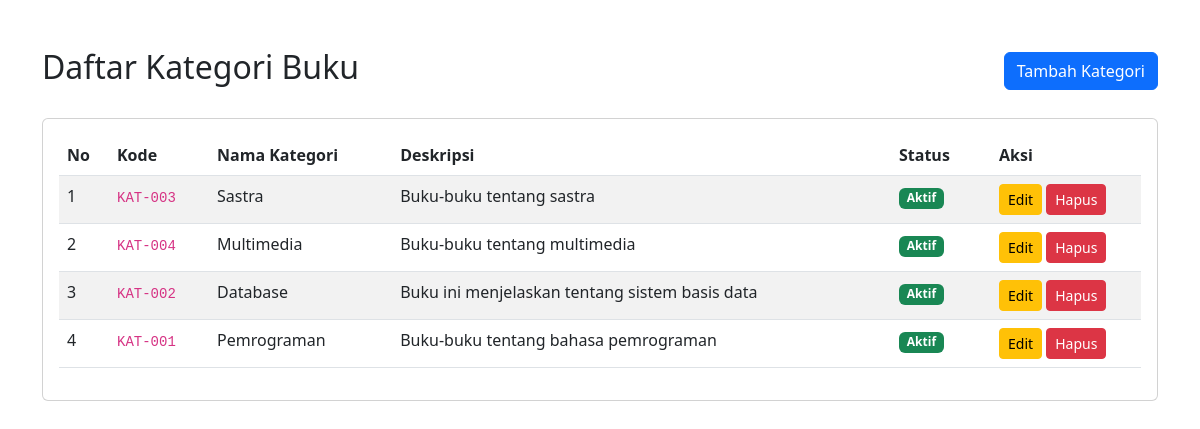
The page / on the database its author committed.
### tables this page shows
CREATE TABLE `kategori` (
  `id_kategori` int NOT NULL,
  `kode_kategori` varchar(10) NOT NULL,
  `nama_kategori` varchar(50) NOT NULL,
  `deskripsi` text,
  `status` enum('Aktif','Nonaktif') DEFAULT 'Aktif',
  `created_at` timestamp NULL DEFAULT CURRENT_TIMESTAMP
);

### index.php (the view, shortened to what this page needs)
<!DOCTYPE html>
<html lang="id">
<head>
    <link href="https://cdn.jsdelivr.net/npm/bootstrap@5.3.0/dist/css/bootstrap.min.css" rel="stylesheet">
</head>
<body>
    <?php
    require_once 'config/database.php';
    $sql = "SELECT * FROM kategori ORDER BY id_kategori DESC";
    $stmt = $conn->prepare($sql);
    $stmt->execute();
    $result = $stmt->get_result();
    ?>
    <div class="container mt-5">
        <div class="d-flex justify-content-between align-items-center mb-4">
            <h2>Daftar Kategori Buku</h2>
            <a href="create.php" class="btn btn-primary">Tambah Kategori</a>
        </div>
        <div class="card">
            <div class="card-body">
                <table class="table table-striped">
                    <thead>
                        <tr>
                            <th width="50">No</th>
                            <th width="100">Kode</th>
                            <th>Nama Kategori</th>
                            <th>Deskripsi</th>
                            <th width="100">Status</th>
                            <th width="150">Aksi</th>
                        </tr>
                    </thead>
                    <tbody>
                        <?php
                        $no = 1;
                        while ($row = $result->fetch_assoc()):
                        ?>
                        <tr>
                            <td><?php echo $no++; ?></td>
                            <td><code><?php echo htmlspecialchars($row['kode_kategori']); ?></code></td>
                            <td><?php echo htmlspecialchars($row['nama_kategori']); ?></td>
                            <td><?php echo htmlspecialchars($row['deskripsi']); ?></td>
                            <?php
                            $status = $row['status'];
                            $badgeClass = ($status === 'Aktif') ? 'bg-success' : 'bg-danger';
                            ?>
                            <td>
                                <span class="badge <?php echo $badgeClass; ?>">
                                    <?php echo htmlspecialchars($status); ?>
                                </span>
                            </td>
                            <td>
                                <a href="edit.php?id=<?php echo $row['id_kategori']; ?>"
                                   class="btn btn-sm btn-warning">
                                    Edit
                                </a>
                                <a href="delete.php?id=<?php echo $row['id_kategori']; ?>"
                                   class="btn btn-sm btn-danger"
                                   onclick="return confirm('Yakin ingin menghapus kategori ini?')">
                                    Hapus
                                </a>
                            </td>
                        </tr>
                        <?php endwhile; ?>
                    </tbody>
                </table>
            </div>
        </div>
    </div>
</body>
</html>

### rows shown on the page
kategori: kode_kategori "KAT-003", nama_kategori "Sastra", deskripsi "Buku-buku tentang sastra", status "Aktif"
kategori: kode_kategori "KAT-004", nama_kategori "Multimedia", deskripsi "Buku-buku tentang multimedia", status "Aktif"
kategori: kode_kategori "KAT-002", nama_kategori "Database", deskripsi "Buku ini menjelaskan tentang sistem basis data", status "Aktif"
kategori: kode_kategori "KAT-001", nama_kategori "Pemrograman", deskripsi "Buku-buku tentang bahasa pemrograman", status "Aktif"
